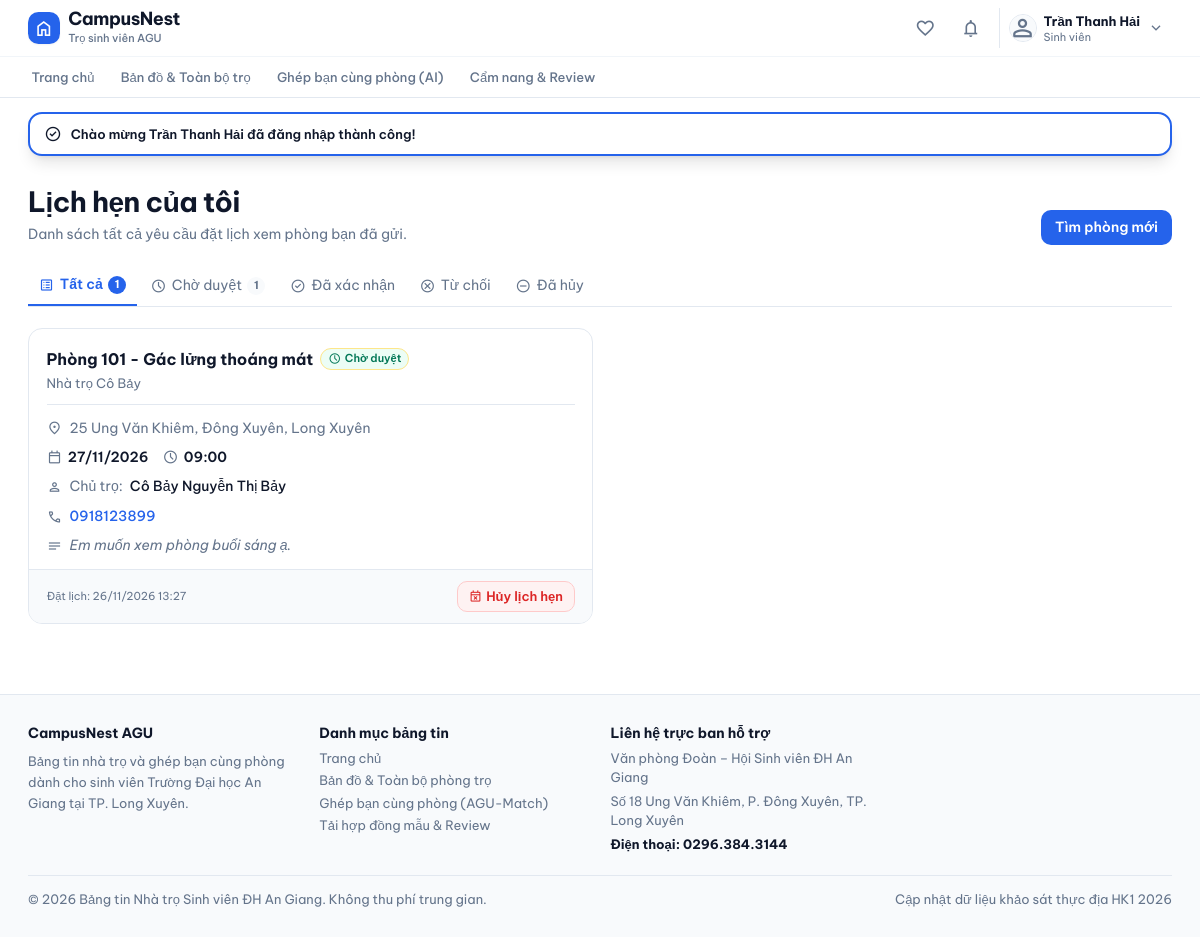
The app's page /sinhvien/lichhencuatoi.php (signed in) with its own data.
### tables this page shows
CREATE TABLE LichHen (
    MaLichHen INT AUTO_INCREMENT PRIMARY KEY,
    MaSinhVien INT NOT NULL,
    MaPhong INT NOT NULL,
    NgayHen DATE NOT NULL,
    GioHen TIME NOT NULL,
    GhiChu TEXT,
    PhanHoiChuTro TEXT,
    TrangThai ENUM('ChoDuyet', 'DaXacNhan', 'TuChoi', 'DaHuy', 'HoanThanh') DEFAULT 'ChoDuyet',
    NgayTao DATETIME DEFAULT CURRENT_TIMESTAMP,

    FOREIGN KEY (MaSinhVien) REFERENCES NguoiDung(MaNguoiDung) ON DELETE CASCADE,
    FOREIGN KEY (MaPhong) REFERENCES PhongTro(MaPhong) ON DELETE CASCADE
);

CREATE TABLE PhongTro (
    MaPhong INT AUTO_INCREMENT PRIMARY KEY,
    MaNhaTro INT NOT NULL,
    TenPhong VARCHAR(100) NOT NULL,
    GiaThue DECIMAL(12,2) NOT NULL,
    DienTich DECIMAL(6,2),
    TienDien DECIMAL(10,2),
    TienNuoc DECIMAL(10,2),
    TienWifi DECIMAL(10,2) DEFAULT 0,
    ChiPhiKhac TEXT,
    MoTa TEXT,
    
     
    TrangThai ENUM('ConPhong', 'DaThue', 'DangBaoTri') DEFAULT 'ConPhong',
    
     
    TrangThaiDuyet ENUM('ChoDuyet', 'DaDuyet', 'TuChoi') DEFAULT 'ChoDuyet',
    
    NgayDang DATETIME DEFAULT CURRENT_TIMESTAMP,
    NgayCapNhat DATETIME DEFAULT CURRENT_TIMESTAMP ON UPDATE CURRENT_TIMESTAMP,

    FOREIGN KEY (MaNhaTro)
        REFERENCES NhaTro(MaNhaTro)
        ON DELETE CASCADE
);

CREATE TABLE NhaTro (
    MaNhaTro INT AUTO_INCREMENT PRIMARY KEY,
    MaChuTro INT NOT NULL,
    TenNhaTro VARCHAR(150) NOT NULL,
    DiaChi VARCHAR(255) NOT NULL,
    MoTa TEXT,
    ViDo DECIMAL(10,7),           
    KinhDo DECIMAL(10,7),         
    NgayTao DATETIME DEFAULT CURRENT_TIMESTAMP,

    FOREIGN KEY (MaChuTro) 
        REFERENCES NguoiDung(MaNguoiDung) 
        ON DELETE CASCADE
);

CREATE TABLE NguoiDung (
    MaNguoiDung INT AUTO_INCREMENT PRIMARY KEY,
    HoTen VARCHAR(100) NOT NULL,
    SoDienThoai VARCHAR(15),
    Email VARCHAR(100) UNIQUE NOT NULL,
    MatKhau VARCHAR(255) NOT NULL,
    AnhDaiDien VARCHAR(255) DEFAULT 'assets/images/default-avatar.png',
    VaiTro ENUM('SinhVien', 'ChuTro', 'QuanTriVien') DEFAULT 'SinhVien',
    
     
    SoCCCD VARCHAR(20),
    AnhXacThucCCCD VARCHAR(255),
    DaXacThucChinhChu BOOLEAN DEFAULT FALSE,
    
    TrangThai ENUM('HoatDong', 'BiKhoa') DEFAULT 'HoatDong',
    NgayTao DATETIME DEFAULT CURRENT_TIMESTAMP
);

### cauhinh/auth.php (called while the page is built, shortened)
<?php
function nguoiDungHienTai(): ?array
{
    return isset($_SESSION['nguoidung']) ? $_SESSION['nguoidung'] : null;
}

### sinhvien/lichhencuatoi.php (the view, shortened to what this page needs)
<?php
require_once __DIR__ . '/../cauhinh/database.php';
require_once __DIR__ . '/../cauhinh/auth.php';
$nd   = nguoiDungHienTai();
$mand = (int)$nd['mannd'];
$sql = "
    SELECT
        lh.MaLichHen,
        lh.NgayHen,
        lh.GioHen,
        lh.GhiChu,
        lh.TrangThai,
        lh.NgayTao,
        pt.TenPhong,
        nt.TenNhaTro,
        nt.DiaChi,
        nd.HoTen  AS TenChuTro,
        nd.SoDienThoai
    FROM LichHen lh
    JOIN PhongTro  pt ON lh.MaPhong   = pt.MaPhong
    JOIN NhaTro    nt ON pt.MaNhaTro  = nt.MaNhaTro
    JOIN NguoiDung nd ON nt.MaChuTro  = nd.MaNguoiDung
    WHERE lh.MaSinhVien = ?
    ORDER BY lh.NgayHen DESC, lh.GioHen DESC
";
$stmtList = $conn->prepare($sql);
$stmtList->bind_param('i', $mand);
$stmtList->execute();
$danhSach = $stmtList->get_result()->fetch_all(MYSQLI_ASSOC);
$demTrangThai = [
    'TatCa'     => count($danhSach),
    'ChoDuyet'  => 0,
    'DaXacNhan' => 0,
    'TuChoi'    => 0,
    'DaHuy'     => 0,
];
foreach ($danhSach as $item) {
    if (isset($demTrangThai[$item['TrangThai']])) {
        $demTrangThai[$item['TrangThai']]++;
    }
}
$tabHienTai = $_GET['tab'] ?? 'TatCa';
$danhSachLoc = ($tabHienTai === 'TatCa')
    ? $danhSach
    : array_values(array_filter($danhSach, fn($r) => $r['TrangThai'] === $tabHienTai));
function badgeTrangThai(string $ts): array
{
    return match ($ts) {
        'ChoDuyet'  => ['bg-status-amber-bg text-status-amber-text border border-amber-200',  'Chờ duyệt',   'schedule'],
        'DaXacNhan' => ['bg-status-green-bg text-status-green-text border border-green-200',  'Đã xác nhận', 'check_circle'],
        'TuChoi'    => ['bg-status-red-bg text-status-red-text border border-status-red-border', 'Từ chối',  'cancel'],
        'DaHuy'     => ['bg-status-gray-bg text-status-gray-text border border-border-warm',  'Đã hủy',      'do_not_disturb_on'],
        default     => ['bg-status-gray-bg text-status-gray-text border border-border-warm',  $ts,           'help'],
    };
}
include_once __DIR__ . '/../dungchung/header.php';
?>
<main class="max-w-[1280px] mx-auto w-full px-4 sm:px-6 lg:px-8 py-8 page-view flex-1">
  <div class="mb-6 flex flex-col sm:flex-row sm:items-end sm:justify-between gap-3">
    <div>
      <h1 class="text-2xl font-bold text-text-main">Lịch hẹn của tôi</h1>
      <p class="text-sm text-text-sub mt-1">
        Danh sách tất cả yêu cầu đặt lịch xem phòng bạn đã gửi.
      </p>
    </div>
    <a href="/DoAn_TimNhaTroSV_QLDAPM/danhsach.php"
       class="inline-flex items-center px-4 py-2 rounded-btn bg-accent text-white text-sm font-semibold transition-all duration-200 active:scale-[0.98] self-start sm:self-auto">
      Tìm phòng mới
    </a>
  </div>
  <div class="flex gap-1 flex-wrap mb-6 border-b border-border-warm pb-0">
    <?php
    $tabs = [
        'TatCa'     => ['Tất cả',      'list_alt'],
        'ChoDuyet'  => ['Chờ duyệt',   'schedule'],
        'DaXacNhan' => ['Đã xác nhận', 'check_circle'],
        'TuChoi'    => ['Từ chối',     'cancel'],
        'DaHuy'     => ['Đã hủy',      'do_not_disturb_on'],
    ];
    foreach ($tabs as $key => [$label, $icon]):
        $isActive = ($tabHienTai === $key);
        $count    = $demTrangThai[$key];
        $activeClass = $isActive
            ? 'border-b-2 border-accent text-accent font-semibold'
            : 'text-text-sub hover:text-text-main';
    ?>
    <a href="?tab=<?= $key ?>"
       class="inline-flex items-center gap-1.5 px-3 py-2.5 text-sm transition-colors duration-150 <?= $activeClass ?>">
      <span class="material-symbols-outlined text-[16px]"><?= $icon ?></span>
      <?= $label ?>
      <?php if ($count > 0): ?>
        <span class="inline-flex items-center justify-center min-w-[18px] h-[18px] px-1 rounded-full text-[11px] font-bold
          <?= $isActive ? 'bg-accent text-white' : 'bg-bg-sub text-text-sub' ?>">
          <?= $count ?>
        </span>
      <?php endif; ?>
    </a>
    <?php endforeach; ?>
  </div>
  <?php if (empty($danhSachLoc)): ?>
  <div class="flex flex-col items-center justify-center py-20 text-center">
    <div class="w-20 h-20 rounded-full bg-bg-sub border border-border-warm flex items-center justify-center mb-5">
      <span class="material-symbols-outlined text-4xl text-text-sub">event_busy</span>
    </div>
    <h2 class="text-lg font-bold text-text-main mb-2">Chưa có lịch hẹn nào</h2>
    <p class="text-sm text-text-sub max-w-xs leading-relaxed mb-6">
      <?php if ($tabHienTai === 'TatCa'): ?>
        Bạn chưa đặt lịch xem phòng nào. Hãy tìm phòng và đặt lịch ngay!
      <?php else: ?>
        Không có lịch hẹn nào có trạng thái này.
      <?php endif; ?>
    </p>
    <?php if ($tabHienTai === 'TatCa'): ?>
    <a href="/DoAn_TimNhaTroSV_QLDAPM/danhsach.php"
       class="inline-flex items-center px-5 py-2.5 rounded-btn bg-accent text-white text-sm font-semibold transition-all duration-200 active:scale-[0.98]">
      Khám phá phòng trọ
    </a>
    <?php endif; ?>
  </div>
  <?php else: ?>
  <div class="grid grid-cols-1 md:grid-cols-2 gap-4">
    <?php foreach ($danhSachLoc as $lh):
        [$badgeClass, $badgeLabel, $badgeIcon] = badgeTrangThai($lh['TrangThai']);
        $coTheHuy = in_array($lh['TrangThai'], ['ChoDuyet', 'DaXacNhan']);
        $ngayHen  = $lh['NgayHen']  ? date('d/m/Y', strtotime($lh['NgayHen'])) : '—';
        $gioHen   = $lh['GioHen']   ? substr($lh['GioHen'], 0, 5)             : '—';
        $ngayTao  = $lh['NgayTao']  ? date('d/m/Y H:i', strtotime($lh['NgayTao'])) : '—';
    ?>
    <div class="bg-white border border-border-warm rounded-card card-hover overflow-hidden flex flex-col">
      <div class="flex items-start justify-between gap-3 px-5 pt-5 pb-3">
        <div class="flex-1 min-w-0">
          <div class="flex items-center gap-2 flex-wrap mb-1">
            <span class="text-base font-bold text-text-main truncate"><?= htmlspecialchars($lh['TenPhong']) ?></span>
            <span class="inline-flex items-center gap-1 px-2 py-0.5 rounded-full text-[11px] font-semibold <?= $badgeClass ?>">
              <span class="material-symbols-outlined text-[13px]"><?= $badgeIcon ?></span>
              <?= $badgeLabel ?>
            </span>
          </div>
          <p class="text-xs text-text-sub truncate"><?= htmlspecialchars($lh['TenNhaTro']) ?></p>
        </div>
      </div>
      <div class="border-t border-border-warm mx-5"></div>
      <div class="px-5 py-4 flex-1 space-y-2.5">
        <div class="flex items-start gap-2 text-sm">
          <span class="material-symbols-outlined text-[16px] text-text-sub mt-0.5 shrink-0">location_on</span>
          <span class="text-text-sub leading-snug"><?= htmlspecialchars($lh['DiaChi']) ?></span>
        </div>
        <div class="flex items-center gap-4">
          <div class="flex items-center gap-1.5 text-sm tnum">
            <span class="material-symbols-outlined text-[16px] text-text-sub shrink-0">calendar_today</span>
            <span class="text-text-main font-semibold"><?= $ngayHen ?></span>
          </div>
          <div class="flex items-center gap-1.5 text-sm tnum">
            <span class="material-symbols-outlined text-[16px] text-text-sub shrink-0">schedule</span>
            <span class="text-text-main font-semibold"><?= $gioHen ?></span>
          </div>
        </div>
        <div class="flex items-center gap-2 text-sm">
          <span class="material-symbols-outlined text-[16px] text-text-sub shrink-0">person</span>
          <span class="text-text-sub">Chủ trọ:</span>
          <span class="text-text-main font-medium"><?= htmlspecialchars($lh['TenChuTro']) ?></span>
        </div>
        <?php if (!empty($lh['SoDienThoai'])): ?>
        <div class="flex items-center gap-2 text-sm tnum">
          <span class="material-symbols-outlined text-[16px] text-text-sub shrink-0">call</span>
          <a href="tel:<?= htmlspecialchars($lh['SoDienThoai']) ?>"
             class="text-accent font-medium hover:underline">
            <?= htmlspecialchars($lh['SoDienThoai']) ?>
          </a>
        </div>
        <?php endif; ?>
        <?php if (!empty($lh['GhiChu'])): ?>
        <div class="flex items-start gap-2 text-sm">
          <span class="material-symbols-outlined text-[16px] text-text-sub mt-0.5 shrink-0">notes</span>
          <span class="text-text-sub italic leading-snug"><?= htmlspecialchars($lh['GhiChu']) ?></span>
        </div>
        <?php endif; ?>
      </div>
      <div class="flex items-center justify-between gap-3 px-5 py-3 bg-bg-sub border-t border-border-warm">
        <span class="text-[11px] text-text-sub tnum">Đặt lịch: <?= $ngayTao ?></span>
        <?php if ($coTheHuy): ?>
        <form method="POST"
              action="/DoAn_TimNhaTroSV_QLDAPM/sinhvien/lichhencuatoi.php"
              class="inline">
          <button type="submit"
                  onclick="return confirm('Bạn có chắc muốn hủy lịch hẹn này?')"
                  class="inline-flex items-center gap-1 px-3 py-1.5 rounded-btn
                         border border-status-red-border bg-status-red-bg text-status-red-text
                         text-xs font-semibold transition-all duration-150 active:scale-[0.98]
                         hover:brightness-95">
            <span class="material-symbols-outlined text-[14px]">event_busy</span>
            Hủy lịch hẹn
          </button>
        </form>
        <?php else: ?>
        <span class="text-[11px] text-text-sub">#<?= (int)$lh['MaLichHen'] ?></span>
        <?php endif; ?>
      </div>
    </div>
    <?php endforeach; ?>
  </div>
  <?php endif; ?>
</main>
<?php include_once __DIR__ . '/../dungchung/footer.php'; ?>

### dungchung/header.php (style rules this page uses)
html, body { margin: 0; padding: 0; background-color: #FFFFFF; color: #0F172A; font-family: 'Be Vietnam Pro', sans-serif; font-size: 14px; line-height: 1.6; scroll-behavior: smooth; }
h1 { font-family: 'Be Vietnam Pro', sans-serif; font-weight: 700; letter-spacing: -0.02em; line-height: 1.2; }
.tnum { font-variant-numeric: tabular-nums; }
.card-hover { transition: all 0.2s ease; }
.material-symbols-outlined { font-size: 18px; vertical-align: middle; }
.page-view { animation: fadeIn 0.25s ease-out; }

### records on screen
lichhen: MaPhong.TenPhong "Phòng 101 - Gác lửng thoáng mát", badgeLabel "Chờ duyệt", nhatro.TenNhaTro "Nhà trọ Cô Bảy", nhatro.DiaChi "25 Ung Văn Khiêm, Đông Xuyên, Long Xuyên", NgayHen "27/11/2026", GioHen "09:00", nguoidung.HoTen "Cô Bảy Nguyễn Thị Bảy", nguoidung.SoDienThoai "0918123899", GhiChu "Em muốn xem phòng buổi sáng ạ.", NgayTao "26/11/2026 13:27"

### other values on screen
$nd_hoten "Trần Thanh Hải"
$tbFlash['noidung'] "Chào mừng Trần Thanh Hải đã đăng nhập thành công!"
$label "Tất cả"
$count "1"
$label "Chờ duyệt"
$label "Đã xác nhận"
$label "Từ chối"
$label "Đã hủy"
